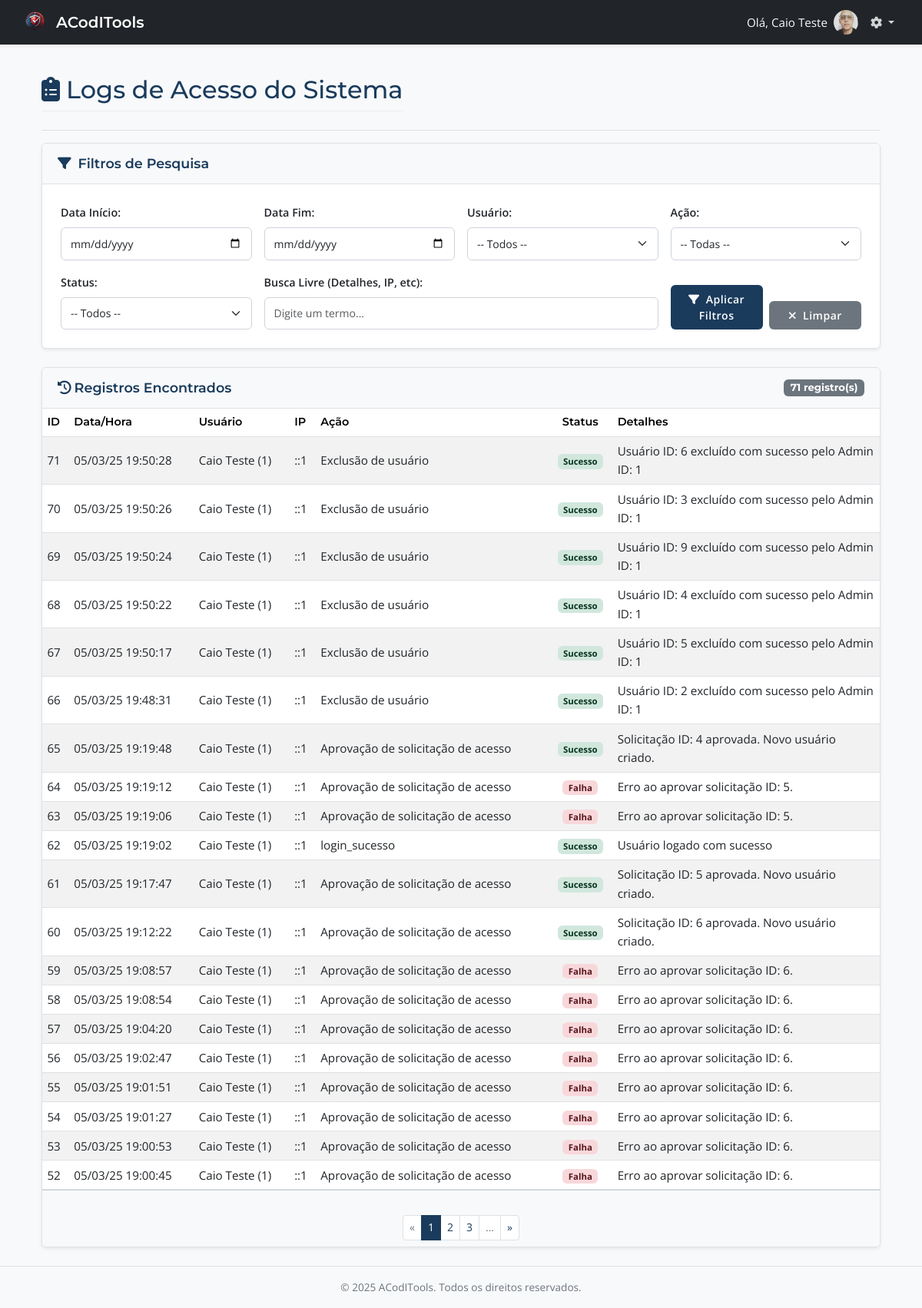
Before: /admin/logs.php (signed in) with the older database file.
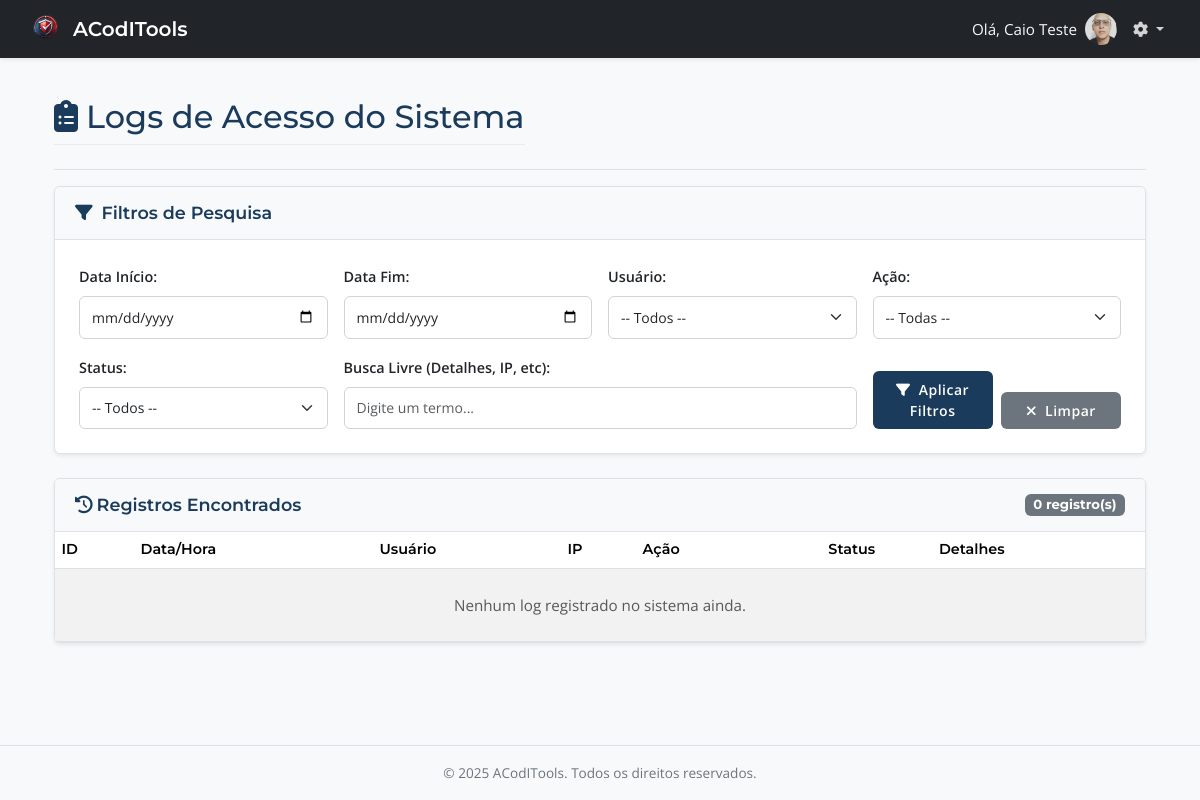
After: the same page with the newer database file.
### tables this page shows
CREATE TABLE `logs_acesso` (
  `id` int(11) NOT NULL,
  `usuario_id` int(11) DEFAULT NULL,
  `ip_address` varchar(45) DEFAULT NULL,
  `data_hora` datetime DEFAULT current_timestamp(),
  `acao` varchar(255) DEFAULT NULL,
  `sucesso` tinyint(1) DEFAULT NULL,
  `detalhes` text DEFAULT NULL
);

### includes/admin_functions.php (called while the page is built, shortened)
<?php
function getLogsAcesso($conexao, $pagina = 1, $itens_por_pagina = 20, $data_inicio = '', $data_fim = '', $usuario_id = '', $acao = '', $status = '', $search = '') {
    $offset = ($pagina - 1) * $itens_por_pagina;
    $sql = "SELECT
                la.id,
                la.data_hora,
                la.ip_address,
                la.acao,
                la.sucesso,
                la.detalhes,
                COALESCE(u.nome, 'Usuário Desconhecido') AS nome_usuario,
                COALESCE(u.email, 'N/A') AS email_usuario,
                la.usuario_id
            FROM logs_acesso la
            LEFT JOIN usuarios u ON la.usuario_id = u.id
            WHERE 1=1";
    $params = [];
    $sql .= " ORDER BY la.data_hora DESC LIMIT ?, ?";
    $params[] = $offset;
    $params[] = $itens_por_pagina;
    $stmt = $conexao->prepare($sql);
    $stmt->execute($params);
    $logs = $stmt->fetchAll(PDO::FETCH_ASSOC);
    $sql_count = "SELECT COUNT(*) FROM logs_acesso la LEFT JOIN usuarios u ON la.usuario_id = u.id WHERE 1=1";
    $params_count = [];
    $stmt_count = $conexao->prepare($sql_count);
    $stmt_count->execute($params_count);
    $total_logs = $stmt_count->fetchColumn();
    $total_paginas = ceil($total_logs / $itens_por_pagina);
    return [
        'logs' => $logs,
        'paginacao' => [
            'pagina_atual' => $pagina,
            'total_paginas' => $total_paginas,
            'total_logs' => $total_logs,
        ]
    ];
}

### admin/logs.php (the view, shortened to what the changed rows need)
<?php
require_once __DIR__ . '/../includes/config.php';
require_once __DIR__ . '/../includes/layout_admin.php';
require_once __DIR__ . '/../includes/admin_functions.php';
$filtro_data_inicio = filter_input(INPUT_GET, 'data_inicio', FILTER_VALIDATE_REGEXP, ['options' => ['regexp' => '/^\d{4}-\d{2}-\d{2}$/']]);
$filtro_data_fim = filter_input(INPUT_GET, 'data_fim', FILTER_VALIDATE_REGEXP, ['options' => ['regexp' => '/^\d{4}-\d{2}-\d{2}$/']]);
$filtro_usuario_id = filter_input(INPUT_GET, 'usuario_id', FILTER_VALIDATE_INT);
$filtro_acao = trim(filter_input(INPUT_GET, 'acao', FILTER_SANITIZE_SPECIAL_CHARS) ?? '');
$filtro_status = filter_input(INPUT_GET, 'status', FILTER_VALIDATE_INT, ['options' => ['min_range' => 0, 'max_range' => 1]]);
$filtro_busca = trim(filter_input(INPUT_GET, 'search', FILTER_SANITIZE_SPECIAL_CHARS) ?? '');
$pagina_atual = filter_input(INPUT_GET, 'pagina', FILTER_VALIDATE_INT, ['options' => ['default' => 1, 'min_range' => 1]]);
$itens_por_pagina = 20;
$filtros_ativos = [];
$logs_data = getLogsAcesso(
    $conexao,
    $pagina_atual,
    $itens_por_pagina,
    $filtro_data_inicio ?: '',
    $filtro_data_fim ?: '',
    $filtro_usuario_id ?: '',
    $filtro_acao,
    ($filtro_status !== null && $filtro_status !== false) ? (string)$filtro_status : '',
    $filtro_busca
);
$logs = $logs_data['logs'] ?? [];
$paginacao = $logs_data['paginacao'] ?? ['total_paginas' => 0, 'pagina_atual' => 1, 'total_logs' => 0];
$title = "ACodITools - Logs de Acesso";
echo getHeaderAdmin($title);
?>
<div class="container-fluid">
    <div class="d-flex justify-content-between flex-wrap flex-md-nowrap align-items-center pt-3 pb-2 mb-3 border-bottom">
        <h1 class="h2"><i class="fas fa-clipboard-list me-2"></i>Logs de Acesso do Sistema</h1>
    </div>
    <div class="card shadow-sm">
         <div class="card-header bg-light d-flex justify-content-between align-items-center">
             <span><i class="fas fa-history me-1"></i>Registros Encontrados</span>
             <span class="badge bg-secondary"><?= $paginacao['total_logs'] ?? 0 ?> registro(s)</span>
         </div>
         <div class="card-body p-0">
             <div class="table-responsive">
                <table class="table table-striped table-hover table-sm mb-0">
                    <thead class="table-light">
                        <tr>
                           <th>ID</th>
                           <th>Data/Hora</th>
                           <th>Usuário</th>
                           <th>IP</th>
                           <th>Ação</th>
                           <th class="text-center">Status</th>
                           <th>Detalhes</th>
                        </tr>
                    </thead>
                    <tbody>
                        <?php if (empty($logs)): ?>
                            <tr>
                                <td colspan="7" class="text-center text-muted p-4">
                                    <?php
                                    if (!empty($filtros_ativos)) {
                                        echo 'Nenhum log encontrado com os filtros aplicados. <a href="'.$_SERVER['PHP_SELF'].'">Limpar filtros</a>.';
                                    } else {
                                        echo 'Nenhum log registrado no sistema ainda.';
                                    }
                                    ?>
                                </td>
                            </tr>
                        <?php else: ?>
                            <?php foreach ($logs as $log): ?>
                                <tr>
                                    <td><?= htmlspecialchars($log['id']) ?></td>
                                    <td class="text-nowrap"><?= htmlspecialchars((new DateTime($log['data_hora']))->format('d/m/y H:i:s')) ?></td>
                                    <td title="<?= htmlspecialchars($log['email_usuario'] ?? 'N/A') ?>">
                                        <?= htmlspecialchars($log['nome_usuario'] ?? 'N/A') ?>
                                        <?= $log['usuario_id'] ? '(' . htmlspecialchars($log['usuario_id']) . ')' : '' ?>
                                    </td>
                                    <td><?= htmlspecialchars($log['ip_address'] ?? 'N/A') ?></td>
                                    <td><?= htmlspecialchars($log['acao'] ?? 'N/A') ?></td>
                                    <td class="text-center">
                                         <span class="badge <?= $log['sucesso'] ? 'bg-success-subtle text-success-emphasis' : 'bg-danger-subtle text-danger-emphasis' ?>">
                                            <?= $log['sucesso'] ? 'Sucesso' : 'Falha' ?>
                                        </span>
                                    </td>
                                    <td style="max-width: 300px; overflow-wrap: break-word;" title="<?= htmlspecialchars($log['detalhes'] ?? '') ?>">
                                        <?= nl2br(htmlspecialchars(mb_strimwidth($log['detalhes'] ?? '', 0, 100, "..."))) ?>
                                    </td>
                                </tr>
                            <?php endforeach; ?>
                        <?php endif; ?>
                    </tbody>
                </table>
            </div>
        </div>
        <?php if (isset($paginacao) && $paginacao['total_paginas'] > 1): ?>
        <div class="card-footer bg-light py-2">
            <nav aria-label="Paginação de Logs">
                <ul class="pagination pagination-sm justify-content-center mb-0">
                    <?php
                    $params_paginacao_array = $filtros_ativos;
                    $params_paginacao = http_build_query($params_paginacao_array);
                    $link_paginacao = "?{$params_paginacao}&pagina=";
                    ?>
                    <?php if ($paginacao['pagina_atual'] > 1): ?> <li class="page-item"><a class="page-link" href="<?= $link_paginacao . ($paginacao['pagina_atual'] - 1) ?>">«</a></li> <?php else: ?> <li class="page-item disabled"><span class="page-link">«</span></li> <?php endif; ?>
                    <?php
                    $inicio = max(1, $paginacao['pagina_atual'] - 2); $fim = min($paginacao['total_paginas'], $paginacao['pagina_atual'] + 2);
                    for ($i = $inicio; $i <= $fim; $i++): ?><li class="page-item <?= ($i == $paginacao['pagina_atual']) ? 'active' : '' ?>"><a class="page-link" href="<?= $link_paginacao . $i ?>"><?= $i ?></a></li><?php endfor;
                    if ($fim < $paginacao['total_paginas']) echo '<li class="page-item disabled"><span class="page-link">...</span></li>';
                    ?>
                    <?php if ($paginacao['pagina_atual'] < $paginacao['total_paginas']): ?> <li class="page-item"><a class="page-link" href="<?= $link_paginacao . ($paginacao['pagina_atual'] + 1) ?>">»</a></li> <?php else: ?> <li class="page-item disabled"><span class="page-link">»</span></li> <?php endif; ?>
                </ul>
            </nav>
        </div>
        <?php endif; ?>
    </div>
</div> <?php  ?>
<?php
echo getFooterAdmin();
?>

Changed rows visible on the page:
removed logs_acesso: id "71", data_hora "05/03/25 19:50:28", nome_usuario "Caio Teste", usuario "1", ip_address "::1", acao "Exclusão de usuário", sucesso "Sucesso", detalhes "Usuário ID: 6 excluído com sucesso pelo Admin ID: 1"
removed logs_acesso: id "70", data_hora "05/03/25 19:50:26", nome_usuario "Caio Teste", usuario "1", ip_address "::1", acao "Exclusão de usuário", sucesso "Sucesso", detalhes "Usuário ID: 3 excluído com sucesso pelo Admin ID: 1"
removed logs_acesso: id "69", data_hora "05/03/25 19:50:24", nome_usuario "Caio Teste", usuario "1", ip_address "::1", acao "Exclusão de usuário", sucesso "Sucesso", detalhes "Usuário ID: 9 excluído com sucesso pelo Admin ID: 1"
removed logs_acesso: id "68", data_hora "05/03/25 19:50:22", nome_usuario "Caio Teste", usuario "1", ip_address "::1", acao "Exclusão de usuário", sucesso "Sucesso", detalhes "Usuário ID: 4 excluído com sucesso pelo Admin ID: 1"
removed logs_acesso: id "67", data_hora "05/03/25 19:50:17", nome_usuario "Caio Teste", usuario "1", ip_address "::1", acao "Exclusão de usuário", sucesso "Sucesso", detalhes "Usuário ID: 5 excluído com sucesso pelo Admin ID: 1"
removed logs_acesso: id "66", data_hora "05/03/25 19:48:31", nome_usuario "Caio Teste", usuario "1", ip_address "::1", acao "Exclusão de usuário", sucesso "Sucesso", detalhes "Usuário ID: 2 excluído com sucesso pelo Admin ID: 1"
removed logs_acesso: id "65", data_hora "05/03/25 19:19:48", nome_usuario "Caio Teste", usuario "1", ip_address "::1", acao "Aprovação de solicitação de acesso", sucesso "Sucesso", detalhes "Solicitação ID: 4 aprovada. Novo usuário criado."
removed logs_acesso: id "64", data_hora "05/03/25 19:19:12", nome_usuario "Caio Teste", usuario "1", ip_address "::1", acao "Aprovação de solicitação de acesso", sucesso "Falha", detalhes "Erro ao aprovar solicitação ID: 5."
removed logs_acesso: id "63", data_hora "05/03/25 19:19:06", nome_usuario "Caio Teste", usuario "1", ip_address "::1", acao "Aprovação de solicitação de acesso", sucesso "Falha", detalhes "Erro ao aprovar solicitação ID: 5."
removed logs_acesso: id "62", data_hora "05/03/25 19:19:02", nome_usuario "Caio Teste", usuario "1", ip_address "::1", acao "login_sucesso", sucesso "Sucesso", detalhes "Usuário logado com sucesso"
removed logs_acesso: id "61", data_hora "05/03/25 19:17:47", nome_usuario "Caio Teste", usuario "1", ip_address "::1", acao "Aprovação de solicitação de acesso", sucesso "Sucesso", detalhes "Solicitação ID: 5 aprovada. Novo usuário criado."
removed logs_acesso: id "60", data_hora "05/03/25 19:12:22", nome_usuario "Caio Teste", usuario "1", ip_address "::1", acao "Aprovação de solicitação de acesso", sucesso "Sucesso", detalhes "Solicitação ID: 6 aprovada. Novo usuário criado."
removed logs_acesso: id "59", data_hora "05/03/25 19:08:57", nome_usuario "Caio Teste", usuario "1", ip_address "::1", acao "Aprovação de solicitação de acesso", sucesso "Falha", detalhes "Erro ao aprovar solicitação ID: 6."
removed logs_acesso: id "58", data_hora "05/03/25 19:08:54", nome_usuario "Caio Teste", usuario "1", ip_address "::1", acao "Aprovação de solicitação de acesso", sucesso "Falha", detalhes "Erro ao aprovar solicitação ID: 6."
removed logs_acesso: id "57", data_hora "05/03/25 19:04:20", nome_usuario "Caio Teste", usuario "1", ip_address "::1", acao "Aprovação de solicitação de acesso", sucesso "Falha", detalhes "Erro ao aprovar solicitação ID: 6."
removed logs_acesso: id "56", data_hora "05/03/25 19:02:47", nome_usuario "Caio Teste", usuario "1", ip_address "::1", acao "Aprovação de solicitação de acesso", sucesso "Falha", detalhes "Erro ao aprovar solicitação ID: 6."
removed logs_acesso: id "55", data_hora "05/03/25 19:01:51", nome_usuario "Caio Teste", usuario "1", ip_address "::1", acao "Aprovação de solicitação de acesso", sucesso "Falha", detalhes "Erro ao aprovar solicitação ID: 6."
removed logs_acesso: id "54", data_hora "05/03/25 19:01:27", nome_usuario "Caio Teste", usuario "1", ip_address "::1", acao "Aprovação de solicitação de acesso", sucesso "Falha", detalhes "Erro ao aprovar solicitação ID: 6."
removed logs_acesso: id "53", data_hora "05/03/25 19:00:53", nome_usuario "Caio Teste", usuario "1", ip_address "::1", acao "Aprovação de solicitação de acesso", sucesso "Falha", detalhes "Erro ao aprovar solicitação ID: 6."
removed logs_acesso: id "52", data_hora "05/03/25 19:00:45", nome_usuario "Caio Teste", usuario "1", ip_address "::1", acao "Aprovação de solicitação de acesso", sucesso "Falha", detalhes "Erro ao aprovar solicitação ID: 6."
Other visible differences:
$paginacao['total_logs']: "71" → "0"
text now shown: "Nenhum log registrado no sistema ainda."
list line gone: "1"
list line gone: "2"
list line gone: "3"
